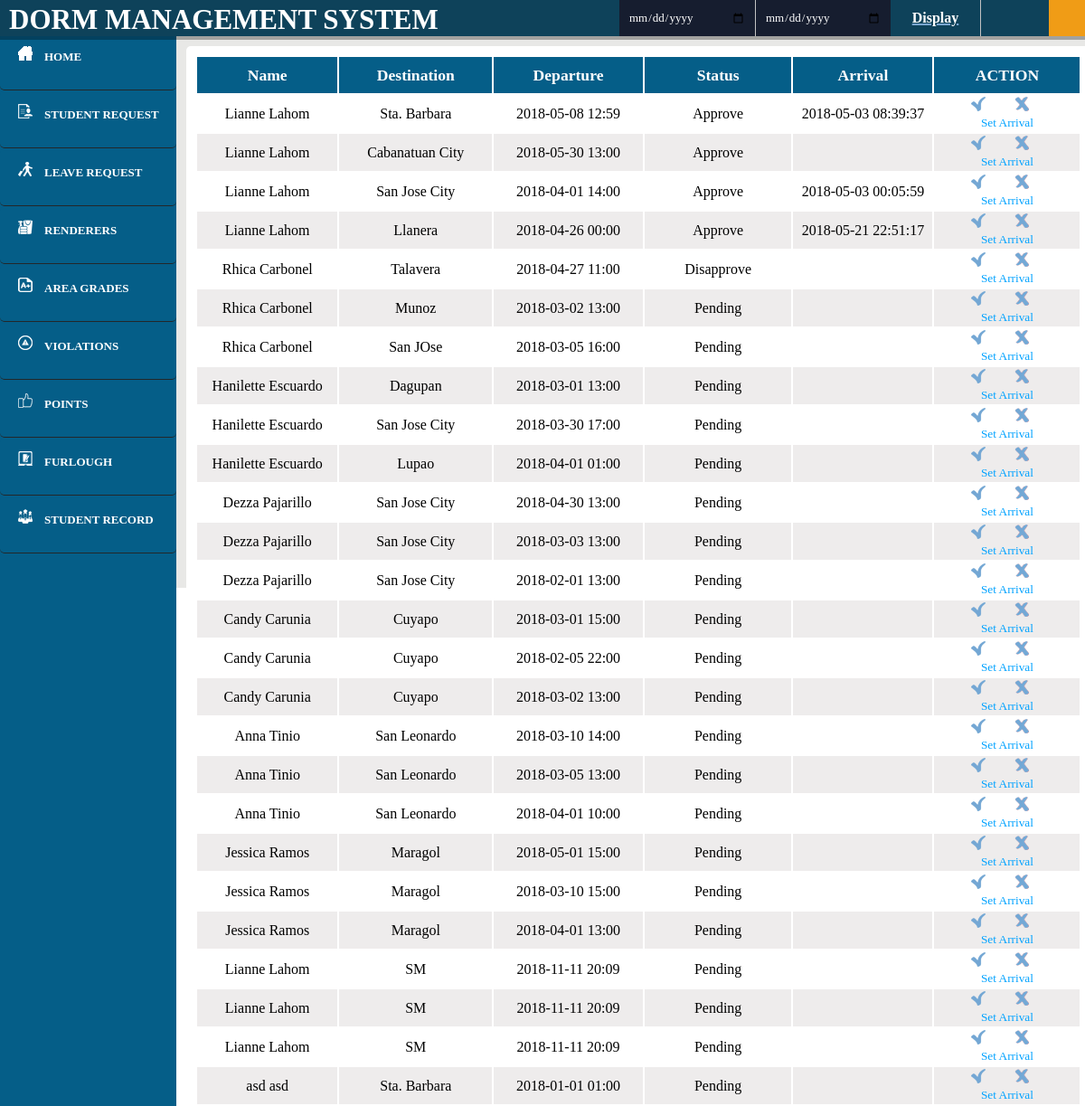
The app's page /DMS/user_lcard.php (signed in) with its own data.
### tables this page shows
CREATE TABLE `lcard` (
  `ID` int(11) NOT NULL,
  `name` varchar(50) NOT NULL,
  `destination` varchar(20) NOT NULL,
  `departure` varchar(20) NOT NULL,
  `arrival` varchar(20) NOT NULL,
  `room_number` varchar(20) NOT NULL,
  `status` varchar(20) NOT NULL DEFAULT 'Pending',
  `seen` int(11) NOT NULL DEFAULT '0',
  `seen1` int(11) NOT NULL DEFAULT '0'
);

### DMS/user_lcard.php (the view, shortened to what this page needs)
<html>
<head>
		<link rel="stylesheet" type="text/css" href="Blog.css">
		<link rel="stylesheet" type="text/css" href="user.css">
		<link rel="stylesheet" type="text/css" href="modal.css">
		<header>
			<header>
		<?php
				include 'connect.php';
				$user=$_SESSION['login_user'];
				$qry="select * from user where Username='$user';";
				$result=mysqli_query($con,$qry);
				while($rows=mysqli_fetch_array($result))
				{
					$fname = $rows['Username'];
				}
		?>
			<font face="Century Gothic">
			<div id="nav">
					<nav>
					<ul>
						<li id="titlename">DORM MANAGEMENT SYSTEM</li>
						<li id="login"><a href=""><?php echo $fname?></a>
						</li>
					</ul>
					<form action="user_lcardview.php" method="post">
 							<input type="date" id="date1" name="term" placeholder="  Search Firstname, Middlename or Lastname"/>
 							<input type="date" id="date2" name="term1" placeholder="  Search Firstname, Middlename or Lastname"/>
							<input type="submit" id="submit" name="submit1" value="Display">
 					</form>
				</nav>
			</div></font>
		</header>
	</head>
	<body>
<article><br><br>
	<b><div id="leftnav"><a href="user_home.php"><img src="images/home1.png">&emsp;<font color="#ffffff">HOME</a></font></div>
	<?php
			include 'connect.php';
			$sql = "SELECT * FROM student WHERE request='Pending' AND seen = 0";
			$result = mysqli_query($con, $sql);
			if($result) {
				if(mysqli_num_rows($result) > 0) {
					echo "<div id=\"leftnav\"><a href=\"user_studentRequest.php\"><img src=\"images/studentreq.png\">&emsp;<font color=\"#ffffff\">STUDENT REQUEST<img src='notif.png'/></a></font></div>";
				} else {
					echo "<div id=\"leftnav\"><a href=\"user_studentRequest.php\"><img src=\"images/studentreq.png\">&emsp;<font color=\"#ffffff\">STUDENT REQUEST</a></font></div>";
				}
			}
		?>
		<div id="leftnav"><a href="user_lcard.php"><img src="images/leavereq.png">&emsp;<font color="#ffffff">LEAVE REQUEST</a></font></div>
		<div id="leftnav"><a href="user_studentRender.php"><img src="images/render.png">&emsp;<font color="#ffffff">RENDERERS</a></font></div>
		<div id="leftnav"><a href="user_areaRecord.php"><img src="images/grades.png">&emsp;<font color="#ffffff">AREA GRADES</a></font></div>
		<div id="leftnav"><a href="user_violationRecord.php"><img src="images/violation.png">&emsp;<font color="#ffffff">VIOLATIONS </a></font><br></div>
		<div id="leftnav"><a href="user_meritsRecord.php"><img src="images/merit.png">&emsp;<font color="#ffffff">POINTS </a></font><br></div>
		<div id="leftnav"><a href="user_furlough.php"><img src="images/furlough.png">&emsp;<font color="#ffffff">FURLOUGH</a></font><br></div>
		<div id="leftnav"><a href="user_studentRecord.php"><img src="images/student.png">&emsp;<font color="#ffffff">STUDENT RECORD </a></font><br></div>
	</b>
	</article>
	<aside>
	<div id="right">
		<table class="alternate">
	<tr>
	<th>Name</th>
	<th>Destination</th>
	<th>Departure</th>
	<th>Status</th>
	<th>Arrival</th>
	<th colspan="2"><center>ACTION</center></th>
		<?php
			function displayimage()
			{
				$con = mysqli_connect("localhost","root","","dorm");
				$qry="select * from lcard";
				$str="";
				$result=mysqli_query($con,$qry);
				while($rows=mysqli_fetch_array($result))
				{
					if(strlen($rows['arrival'])==0){
						$str = $str.	"<tr>
						<td>".$rows['name']."</td>
						<td>".$rows['destination']."</td>
						<td>".$rows['departure']."</td>
						<td>".$rows['status']."</td>
						<td>".$rows['arrival']."</td>
						<td><button><a href = 'edit_userlcard.php?id=".$rows['0']."'><center><img src='images/app.png'/></a></button>&emsp;
						<button><a href = 'edit_userlcard1.php?id=".$rows['0']."'><center><img src='images/disapp.png'/></a></button>&emsp;
						<button disabled value='true'><a href = 'edit_arrival.php?id=".$rows['0'].
						"'>Set Arrival</a></button></td>
						</tr>"
						;
					}
					elseif($rows['status']=='Approve'){
					$str = $str.	"<tr>
					<td>".$rows['name']."</td>
					<td>".$rows['destination']."</td>
					<td>".$rows['departure']."</td>
					<td>".$rows['status']."</td>
					<td>".$rows['arrival']."</td>
					<td><button class='not-active'><a href = 'edit_userlcard.php?id=".$rows['0']."'><center><img src='images/app.png'/></a></button>&emsp;
					<button class='not-active'><a href = 'edit_userlcard1.php?id=".$rows['0']."'><center><img src='images/disapp.png'/></a></button>&emsp;
					<button disabled value='true'><a href = 'edit_arrival.php?id=".$rows['0'].
					"' class='not-active'>Set Arrival</a></button></td>
					</tr>"
					;
					}
				}
		 echo $str;
			}
			displayimage();
		?>
		</table>
</div>
</aside>
	</body>
</html>

### DMS/Blog.css (style rules this page uses)
a { color: #00a2ff; text-decoration: none; }
body { overflow-x: hidden; margin: 0px; font-family: Century Gothic; }
::placeholder { color: rgba(255,255,255,.5); }
nav { text-align: center; background-color: #0e425a; position: relative; padding: 0px 60px 0px 754px; width: 100%; position: fixed; z-index: 2; box-shadow: 0px 0px 0px 4px rgba(0,0,0,.3); font-weight: bold; }
nav ul { list-style: none; margin: 0; padding: 0; }
nav > ul > li { float: left; }
nav ul li a { display: inline-block; color: #ffffff; padding: 10px 20px; text-decoration: none; width: 160px; }

### DMS/user.css (style rules this page uses)
* { font-color: #fff; }
article { padding: 0 auto; background-color: #055e88; float: left; height: 100%; width: 195px; position: fixed; }
aside { background-color: #e8e8e6; padding: 3% 2% 2% 3%; height: 604px; height: 100%; }
#right { background-color: #ffffff; height: 0 auto%; margin-top: 15px; padding: 10px; width: 86%; margin-left: 170px; }
#leftnav { background-color: #055e88; height: 38px; width: 170px; margin: 0px; font-size: 13px; padding: 15px 5px 10px 20px; border-bottom: solid 1px #232729; }
nav { text-align: center; background-color: #0e425a; position: relative; padding: 0px 60px 0px 1160px; width: 100%; height: 40px; position: fixed; z-index: 2; box-shadow: 0px 0px 0px 4px rgba(0,0,0,.3); font-weight: bold; }
nav ul { list-style: none; margin: 0; padding: 0; }
nav > ul > li { float: left; }
nav ul li { background-color: #f09c16; color: #ffffff; list-style: none; }
nav ul li a { background-color: #f09c16; color: #fff; }
nav ul li a { display: inline-block; color: #fff; padding: 10px 10px; text-decoration: none; width: 170px; }
body { font-family: century gothic; }
#login { background-color: #f09c16; font-color: #000; margin-top: -40px; height: 40px; }
input[type=text],input[type=date],input[type=time], select { width: 80%; height: 35px; margin: -10px 0; display: inline-block; border: 1px solid #ccc; border-radius: 4px; box-sizing: border-box; border: none; }
input[type=submit] { width: 80%; background-color: #f09c16; height: 35px; color: white; margin-left: -10px; font-weight: bold; }
input { border: none; }
div { border-radius: 5px; background-color: #f2f2f2; }
table { width: 100%; }
td,th { text-align: center; width: 270px; height: 40px; color:#000000; font-family: century gothic; }
th { font-size: 110%; background-color: #055e88; color: #ffffff; }
td { font-weight: normal; }
.alternate tr { background-color: #eeecec; }
.alternate tr:nth-child(2n) { background-color: #ffffff; }
button { background: none; border: none; }
body { height: 590px }
#right { height: 100% }
#titlename { color: #fff; font-weight: bold; font-size: 31px; font-family: Space Age; padding-top: 4px; margin-left: -1150px; background-color: #0e425a; }
#leftnav { font-size: 13px }

### DMS/modal.css (style rules this page uses)
* { font-family: Century Gothic; }
#login { padding-top: 40px; }
table { padding-top: 0px; }
td,th { text-align: center; width: 250px; height: 40px; font-family: century gothic; }
input { background-color: #ffffff; font-size: 100%; height: 30px; width: 500px; font-family: century gothic; margin-left: 0px; }
#submit { background-color:#74bc60; height: 37px; width: 507px; border: none; outline: none; color: #fff; cursor: pointer; font-weight: bold; transition-timing-function: linear; }

### DMS/user_lcard.php (style rules this page uses)
* { color: #ffffff; }
input, .inp,select { background-color: #161d2f; text-decoration: underline #79a6d0 2px; }
input[type=submit],input[type=text],select { border: none; }
#titlename { color: #fff; font-weight: bold; font-size: 31px; font-family: Space Age; padding-top: 4px; margin-left: -1150px; background-color: #0e425a; }
.not-active { pointer-events: none; cursor: default; }
#date1 { margin-left: -1170px; margin-top: 0px; width: 150px; height: 40px; position: absolute; font-size: 13px; outline: 0; border-radius: 0; padding: 10px; }
#date2 { margin-left: -1020px; margin-top: 0px; width: 150px; height: 40px; position: absolute; font-size: 13px; outline: 0; border-radius: 0; padding: 10px; border-left: 1px solid #c2c2c2; }
#submit { position: absolute; margin-left: -870px; width: 100px; height:40px; background-color: #0e425a; border-right: 1px solid #c2c2c2; }

### records on screen
lcard: name "Lianne Lahom", destination "Sta. Barbara", departure "2018-05-08 12:59", status "Approve", arrival "2018-05-03 08:39:37"
lcard: name "Lianne Lahom", destination "Cabanatuan City", departure "2018-05-30 13:00", status "Approve"
lcard: name "Lianne Lahom", destination "San Jose City", departure "2018-04-01 14:00", status "Approve", arrival "2018-05-03 00:05:59"
lcard: name "Lianne Lahom", destination "Llanera", departure "2018-04-26 00:00", status "Approve", arrival "2018-05-21 22:51:17"
lcard: name "Rhica Carbonel", destination "Talavera", departure "2018-04-27 11:00", status "Disapprove"
lcard: name "Rhica Carbonel", destination "Munoz", departure "2018-03-02 13:00", status "Pending"
lcard: name "Rhica Carbonel", destination "San JOse", departure "2018-03-05 16:00", status "Pending"
lcard: name "Hanilette Escuardo", destination "Dagupan", departure "2018-03-01 13:00", status "Pending"
lcard: name "Hanilette Escuardo", destination "San Jose City", departure "2018-03-30 17:00", status "Pending"
lcard: name "Hanilette Escuardo", destination "Lupao", departure "2018-04-01 01:00", status "Pending"
lcard: name "Dezza Pajarillo", destination "San Jose City", departure "2018-04-30 13:00", status "Pending"
lcard: name "Dezza Pajarillo", destination "San Jose City", departure "2018-03-03 13:00", status "Pending"
lcard: name "Dezza Pajarillo", destination "San Jose City", departure "2018-02-01 13:00", status "Pending"
lcard: name "Candy Carunia", destination "Cuyapo", departure "2018-03-01 15:00", status "Pending"
lcard: name "Candy Carunia", destination "Cuyapo", departure "2018-02-05 22:00", status "Pending"
lcard: name "Candy Carunia", destination "Cuyapo", departure "2018-03-02 13:00", status "Pending"
lcard: name "Anna Tinio", destination "San Leonardo", departure "2018-03-10 14:00", status "Pending"
lcard: name "Anna Tinio", destination "San Leonardo", departure "2018-03-05 13:00", status "Pending"
lcard: name "Anna Tinio", destination "San Leonardo", departure "2018-04-01 10:00", status "Pending"
lcard: name "Jessica Ramos", destination "Maragol", departure "2018-05-01 15:00", status "Pending"
lcard: name "Jessica Ramos", destination "Maragol", departure "2018-03-10 15:00", status "Pending"
lcard: name "Jessica Ramos", destination "Maragol", departure "2018-04-01 13:00", status "Pending"
lcard: name "Lianne Lahom", destination "SM", departure "2018-11-11 20:09", status "Pending"
lcard: name "Lianne Lahom", destination "SM", departure "2018-11-11 20:09", status "Pending"
lcard: name "Lianne Lahom", destination "SM", departure "2018-11-11 20:09", status "Pending"
lcard: name "asd asd", destination "Sta. Barbara", departure "2018-01-01 01:00", status "Pending"
